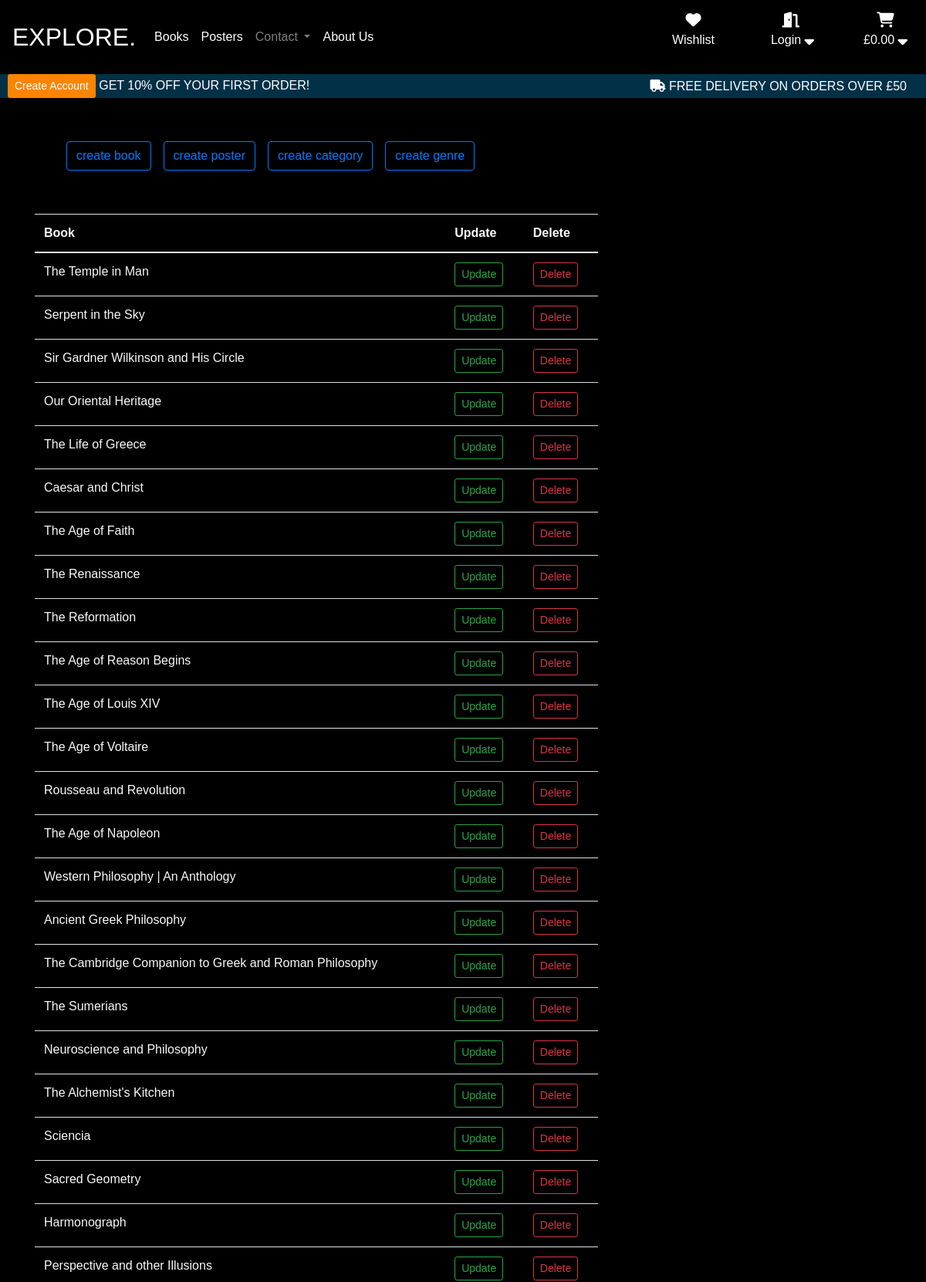
Screenshot of /crud/manage/ (upper part) with the database file from the repository.
### products/models.py (models this page shows, shortened)
class Books(models.Model):
    class Meta:
        verbose_name_plural = 'Books'
    title = models.CharField(max_length=254, verbose_name="Book Title", help_text="The Book Title")
    code = models.CharField(max_length=19, null=True, blank=True, help_text="Unique 19 digit product code")
    category = models.ForeignKey(Category, on_delete=models.CASCADE, default=1, help_text="Book Category")
    author = models.CharField(max_length=64, help_text="Book Author")
    publisher = models.CharField(max_length=64, help_text="Book Publisher")
    genre = models.ForeignKey(Genre, on_delete=models.CASCADE, help_text="Book Genre")
    subtitle = models.TextField(max_length=254, help_text="Book Subtitle")
    description = models.TextField(help_text="Book Description")
    price = models.DecimalField(max_digits=6, decimal_places=2, help_text="Book Price")
    rating = models.DecimalField(max_digits=2, decimal_places=1, null=True, blank=True, help_text="Book Rating")
    google_url = models.URLField(max_length=1024, null=True, blank=True, help_text="A Url to the book on google books")
    thumbnail_url = models.URLField(max_length=1024, null=True, blank=True, help_text="Thumbnail Url Address")
    thumbnail = models.ImageField(null=True, blank=True, verbose_name="Book Cover Thumbnail Image")
    image_url = models.URLField(max_length=1024, null=True, blank=True, help_text="Image URL Address")
    image = models.ImageField(null=True, blank=True, verbose_name="Book Cover Image")
    user_book_wishlist = models.ManyToManyField(User, related_name="user_book_wishlist", blank=True)

### crud/views.py (the view)
# urls.py: path('manage/', views.manage, name='manage_products'),
def manage(request):
    books = Books.objects.all()
    posters = Posters.objects.all()
    genres = Genre.objects.all()
    categories = Category.objects.all()
    context = {
        'books': books,
        'posters': posters,
        'genres': genres,
        'categories': categories,
    }
    template = 'crud/manage.html'
    return render(request, template, context)

### crud/templates/crud/manage.html (shortened to what this page needs)
{% extends "base.html" %}
{% load static %}
{% block extra_css %}
 <link rel="stylesheet" href="{% static 'crud/css/crud.css' %}">
{% endblock %}
{% block content %}
    <section class="container crud-container">
        <div class="row p-5">
            <a href="{% url 'create_book' %}" class="btn btn-outline-primary m-2">create book</a>
            <br>
            <a href="{% url 'create_poster' %}" class="btn btn-outline-primary m-2">create poster</a>
            <br>
            <a href="{% url 'create_category' %}" class="btn btn-outline-primary m-2">create category</a>
            <br>
            <a href="{% url 'create_genre' %}" class="btn btn-outline-primary m-2">create genre</a>
        </div>
        <div class="row">
            <div class="col-12 col-lg-8">
                <table class="table text-light">
                    <thead>
                        <tr>
                            <th>Book</th>
                            <th>Update</th>
                            <th>Delete</th>
                        </tr>
                    </thead>
                    <tbody>
                        {% for book in books %}
                        <tr>
                            <td>{{ book.title }}</td>
                            <td><a href="{% url 'update_book' book.id %}" class="btn btn-sm btn-outline-success">Update</a></td>
                            <td><a href="{% url 'delete_book' book.id %}" class="btn btn-sm btn-outline-danger">Delete</a></td>
                        </tr>
                        {% endfor %}
                    </tbody>
                </table>
            </div>
        </div>
    </section>
{% endblock %}

### static/css/base.css (style rules this page uses)
:root { --light-blue: #8ECAE6; --blue: #219EBC; --dark-blue: #023047; --yellow: #FFB703; --orange: #FB8500; --red: #d62828; --hero-txt-bg: rgba(148, 121, 135, 0) }
*, *::before, *::after { box-sizing: border-box; }
html, body { height: 100%; width: 100%; margin: 0; }
body { background: black; color: white; font-family: 'Montserrat', sans-serif; font-weight: 400; display: flex; flex-direction: column; }

### crud/static/crud/css/crud.css (style rules this page uses)
.crud-container { flex: 1 0 auto; color: black; }

### rows the page displays
Books: title "The Temple in Man"
Books: title "Serpent in the Sky"
Books: title "Sir Gardner Wilkinson and His Circle"
Books: title "Our Oriental Heritage"
Books: title "The Life of Greece"
Books: title "Caesar and Christ"
Books: title "The Age of Faith"
Books: title "The Renaissance"
Books: title "The Reformation"
Books: title "The Age of Reason Begins"
Books: title "The Age of Louis XIV"
Books: title "The Age of Voltaire"
Books: title "Rousseau and Revolution"
Books: title "The Age of Napoleon"
Books: title "Western Philosophy | An Anthology"
Books: title "Ancient Greek Philosophy"
Books: title "The Cambridge Companion to Greek and Roman Philosophy"
Books: title "The Sumerians"
Books: title "Neuroscience and Philosophy"
Books: title "The Alchemist's Kitchen"
Books: title "Sciencia"
Books: title "Sacred Geometry"
Books: title "Harmonograph"
Books: title "Perspective and other Illusions"
